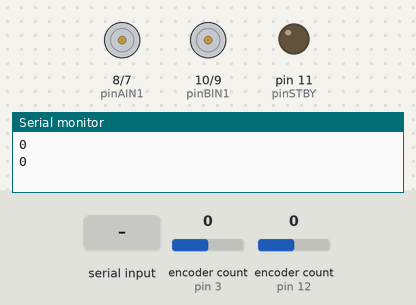
The sketch below on a simulated Arduino Uno, built with avr-gcc and run on an emulated ATmega328P. Shown: motor-driver pin pairs drawn as motors (green arrow = first pin HIGH = forward, orange = second pin HIGH = backward, longer = more drive, scaled by the enable pin, stopped while the standby pin is LOW), output pins drawn as LEDs (lit = HIGH), the last lines printed to the serial monitor. The test bench sets the inputs (shaded band); at power-on: encoder count (sensors on pin 3, pin 12) 0.

Above: at 1.2 s.
1.3 s: "ur\n" received over Serial
At 1.6 s:
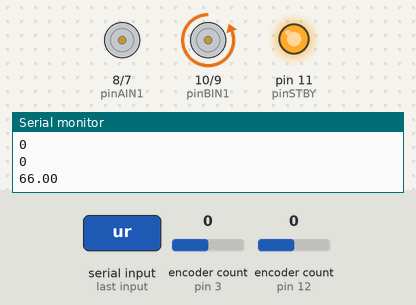
2.8 s: "dl\n" received over Serial
At 3.9 s:
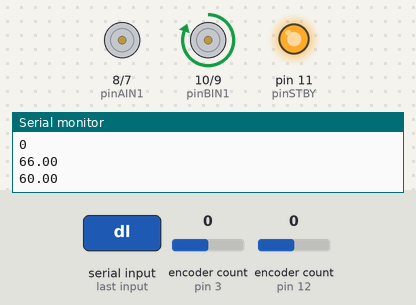
4.3 s: "r90\n" received over Serial
At 5.1 s:
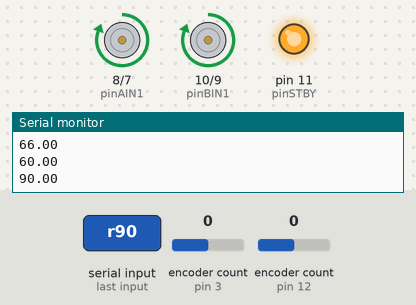
5.8 s: "d,45\n" received over Serial
At 6.2 s:
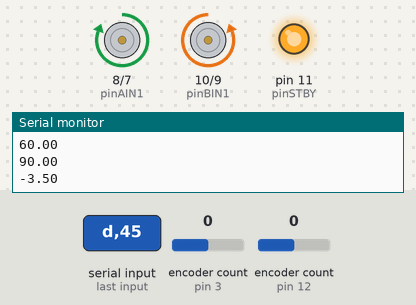
7.3 s: "r,45\n" received over Serial
At 8.5 s:
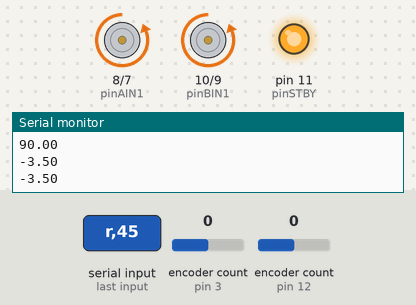
8.8 s: "dr\n" received over Serial
At 9.7 s:
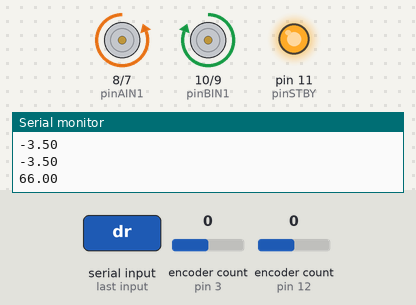
Timing chart, 0 to 11.3 s (numbered marks = the images above; inputs shaded):
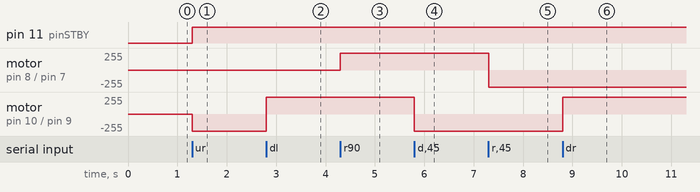

Measured:
- after the input at 1.3 s, pin 11 (pinSTBY): LOW → HIGH at once; motor on pin 10 (pinBIN1) / pin 9 (pinBIN2): stopped → backward 255/255 at once
- after the input at 2.8 s, motor on pin 10 (pinBIN1) / pin 9 (pinBIN2): backward 255/255 → forward 255/255 at once
- after the input at 4.3 s, motor on pin 8 (pinAIN1) / pin 7 (pinAIN2): stopped → forward 255/255 at once
- after the input at 5.8 s, motor on pin 10 (pinBIN1) / pin 9 (pinBIN2): forward 255/255 → backward 255/255 at once
- after the input at 7.3 s, motor on pin 8 (pinAIN1) / pin 7 (pinAIN2): forward 255/255 → backward 255/255 at once
- after the input at 8.8 s, motor on pin 10 (pinBIN1) / pin 9 (pinBIN2): backward 255/255 → forward 255/255 at once

The sketch:

PID-Controller-JND-Distance.ino
```cpp
#include <Encoder.h>
// Encoders
Encoder EncHorizontal(12,13);
Encoder EncVertical(3,4);

long newPositionHorizontal;
long oldPositionHorizontal  = -999;
long newPositionVertical;
long oldPositionVertical  = -999;
/*******Pin Definitions on Arduino UNO*******/

// Motors (connecting to TB6612FNG)
//Motor 1
const int pinAIN1 = 8; //Direction
const int pinAIN2 = 7; //Direction
const int pinPWMA = 6; //Voltage

//Motor 2
const int pinBIN1 = 10; //Direction
const int pinBIN2 = 9; //Direction
const int pinPWMB = 5; //Voltage

//Standby
const int pinSTBY = 11;

//Constants
const int gearRatio = 298;

//Encoder Variables
const unsigned short acceptableCountError = 0;
const unsigned short activationCountError = 1;
bool motorActive;
bool motor2Active;
bool encoder1OutA_CurState, encoder1OutB_CurState, encoder1OutA_PrevState, encoder1OutB_PrevState;
bool encoder2OutA_CurState, encoder2OutB_CurState, encoder2OutA_PrevState, encoder2OutB_PrevState;

//PID control
int targetCount = 0;
int targetCount2 = 0;
int curCount = 0;
int curCount2 = 0;
long integral;
long integral2;

//tuning guidelines: (Voltage feed = Kp*(error) + Ki*error.usPassed + Kd*encoderSpeed)
const int KiActivationErrorRange = 100;
const int KiRange2 = 10;
const float KiRange2Factor = 2;
const int KdActivationErrorRange = 100;

//Kp: error approx 100(small step / 10 motor rounds) -> 10,000(big step) -> around 2.5E-1
//Ki: error approx 1.0E3, total us in transition approx 1.0E6 -> 2.5E-7
//Kd: approx 1.0E-1 encoder counts/us -> 2.5E+3
//const float Kp = 2.5e-1;
//const float Ki = 5e-7;
//const float Kd = -5e3; // negative here to compensate for different speeds when approaching target

const float Kp = 2;
const float Ki = 0.00001;
const float Kd = 0; // negative here to compensate for different speeds when approaching target

//global variables
unsigned long usPassed;
unsigned long usPassed2;
float encoderSpeed = 0;
float encoderSpeed2 = 0;

//Motor variables
int voltageFeed;
int voltageFeed2;
const bool turnDirection = true;  //for motorDrive function
const bool turnDirection2 = true;
const bool motor1 = 0;  //for motorDrive, motorStop, motorBrake functions
const bool motor2 = 1;  //for motorDrive, motorStop, motorBrake functions

String incomingStr;
String vDirection;
String hDirection;
String Direction;
float encoderValue = 89.4f;
int maximalVoltage = 255;

void setup()
{
  Serial.begin(115200); //Sets the data rate in bits per second (baud) for serial data transmission. For communicating with the computer, use one of these rates: 300, 600, 1200, 2400, 4800, 9600, 19200, 28800, 38400, 57600, or 115200
  randomSeed(0);
  //Set the PIN Modes
  pinMode(pinPWMA, OUTPUT);
  pinMode(pinAIN1, OUTPUT);
  pinMode(pinAIN2, OUTPUT);

  pinMode(pinPWMB, OUTPUT);
  pinMode(pinBIN1, OUTPUT);
  pinMode(pinBIN2, OUTPUT);

  pinMode(pinSTBY, OUTPUT);

}

void loop()
{
  readEncoder();
  getusPassed();
  getEncoderSpeed();
  getVoltageFeedFromPID();
  updateMotor();
}

void serialEvent() { //called when data from serial port is available
  char tenDigits;  //十位數
  char digit;      //個位數
  char decPlace;  //小數點後第一位
  int stringLength;
  //0 => 48, 1 => 49, ... , 9 => 57, - => 45
  incomingStr = Serial.readStringUntil('\n');
  stringLength = incomingStr.length();
  Direction = incomingStr[0];

    //個位數有小數點
    if (stringLength == 2) {
      digit = incomingStr[1];
      moveToBalanceLevel(digit - '0');
    }
    //十位數無小數點 or 45度個位數無小數點
    if (stringLength == 3) {
      if ((incomingStr[0] == 'u' || incomingStr[0] == 'd') && (incomingStr[1] == 'r' || incomingStr[1] == 'l' )) {
        Direction = incomingStr[0];
        Direction += incomingStr[1];
        digit = incomingStr[2];
        moveToBalanceLevel(digit - '0');
      }
      else {
        tenDigits = incomingStr[1];
        digit = incomingStr[2];
        moveToBalanceLevel((tenDigits - '0') * 10 + (digit - '0'));
      }
    }
    //個位數值有小數點 or 45度十位數無小數點
    if (stringLength == 4) {
      if ((incomingStr[0] == 'u' || incomingStr[0] == 'd') && (incomingStr[1] == 'r' || incomingStr[1] == 'l' )) {
        Direction = incomingStr[0];
        Direction += incomingStr[1];
        tenDigits = incomingStr[2];
        digit = incomingStr[3];
        moveToBalanceLevel((tenDigits - '0') * 10 + (digit - '0'));
      }
      else {
        digit = incomingStr[1];
        decPlace = incomingStr[3];
        moveToBalanceLevel(float(digit - '0') + (float(decPlace - '0') / 10));
      }
    }
    //十位數值有小數點 or 45度個位數有小數點
    if (stringLength == 5) {
      if ((incomingStr[0] == 'u' || incomingStr[0] == 'd') && (incomingStr[1] == 'r' || incomingStr[1] == 'l' )) {
        Direction = incomingStr[0];
        Direction += incomingStr[1];
        digit = incomingStr[2];
        decPlace = incomingStr[4];
        moveToBalanceLevel(float(digit - '0') + (float(decPlace - '0') / 10));
      }
      else {
        tenDigits = incomingStr[1];
        digit = incomingStr[2];
        decPlace = incomingStr[4];
        moveToBalanceLevel(float((tenDigits - '0') * 10) + (float(digit - '0')) + (float(decPlace - '0') / 10));
      }
    }
    // 45度十位數有小數點
    if (stringLength == 6) {
      Direction = incomingStr[0];
      Direction += incomingStr[1];
      tenDigits = incomingStr[2];
      digit = incomingStr[3];
      decPlace = incomingStr[5];
      moveToBalanceLevel(float((tenDigits - '0') * 10) + (float(digit - '0')) + (float(decPlace - '0') / 10));
    }


}

void moveToBalanceLevel(float bal)
{
  Serial.println(bal);
  // move right or left
  if (Direction == "r" || Direction == "l") {
    if (Direction == "r") {
      targetCount = bal * encoderValue;
    }
    else if (Direction == "l") {
      targetCount = -bal * encoderValue;
    }
    integral = 0; //reset integral in PID control
    motorActive = true;
  }

  // move up or down
  if (Direction == "u" || Direction == "d") {
    if (Direction == "u") {
      targetCount2 = bal * encoderValue;
    }
    else if (Direction == "d") {
      targetCount2 = -bal * encoderValue;
    }
    integral2 = 0; //reset integral in PID control
    motor2Active = true;
  }

  // move 45 degree
  if (Direction == "ur" || Direction == "ul" || Direction == "dr" || Direction == "dl") {
    if (Direction == "ur") {
      targetCount =  bal * encoderValue;
      targetCount2 = bal * encoderValue;
    }
    if (Direction == "ul") {
      targetCount = -bal * encoderValue;
      targetCount2 = bal * encoderValue;
    }
    if (Direction == "dr") {
      targetCount =  bal * encoderValue;
      targetCount2 = -bal * encoderValue;
    }
    if (Direction == "dl") {
      targetCount =  -bal * encoderValue;
      targetCount2 = -bal * encoderValue;
    }
    integral = 0; //reset integral in PID control
    motorActive = true;
    integral2 = 0; //reset integral in PID control
    motor2Active = true;
  }
}

void getVoltageFeedFromPID()
{
  int error;
  float I, D;

  error = targetCount - newPositionHorizontal;
  // Integral
  if (abs(error) < KiActivationErrorRange) {
    integral += error * usPassed;
    if (abs(error) < KiRange2) {
      I = Ki * KiRange2Factor * integral;
    } else {
      I = Ki * integral;
    }
  } else {
    integral = 0;
    I = 0;
  }
  //Derivative
  if (abs(error) < KdActivationErrorRange) {
    D = Kd * encoderSpeed;
  } else {
    D = 0;
  }

  //Derive driving voltage
  if (abs(targetCount - newPositionHorizontal) > activationCountError) {
    motorActive = true;
  }
  if (abs(targetCount - newPositionHorizontal) > acceptableCountError && motorActive) { // after motor has reached acceptableCountError, the error needs to excceed activationCountError to start the motor again.
    voltageFeed = Kp * (error) + I + D;

    if (voltageFeed > 0) {
      if (voltageFeed > maximalVoltage) {
        voltageFeed = maximalVoltage;
      }
      //motorDrive(motor1, turnDirection, voltageFeed);
    } else {
      if (voltageFeed < -maximalVoltage) {
        voltageFeed = -maximalVoltage;
      }
      //motorDrive(motor1, !turnDirection, -voltageFeed);
    }
  } else {
    integral = 0;
    voltageFeed = 0;
  }

  /////////////////
  int error2;
  float I2, D2;

  error2 = targetCount2 - newPositionVertical;
  // Integral
  if (abs(error2) < KiActivationErrorRange) {
    integral2 += error2 * usPassed2;
    if (abs(error2) < KiRange2) {
      I2 = Ki * KiRange2Factor * integral2;
    } else {
      I2 = Ki * integral2;
    }
  } else {
    integral2 = 0;
    I2 = 0;
  }
  //Derivative
  if (abs(error2) < KdActivationErrorRange) {
    D2 = Kd * encoderSpeed2;
  } else {
    D2 = 0;
  }

  //Derive driving voltage
  if (abs(targetCount2 - newPositionVertical) > activationCountError) {
    motor2Active = true;
  }
  if (abs(targetCount2 - newPositionVertical) > acceptableCountError && motor2Active) { // after motor has reached acceptableCountError, the error needs to excceed activationCountError to start the motor again.
    voltageFeed2 = Kp * (error2) + I2 + D2;

    if (voltageFeed2 > 0) {
      if (voltageFeed2 > maximalVoltage) {
        voltageFeed2 = maximalVoltage;
      }
      //motorDrive(motor1, turnDirection, voltageFeed);
    } else {
      if (voltageFeed2 < -maximalVoltage) {
        voltageFeed2 = -maximalVoltage;
      }
      //motorDrive(motor1, !turnDirection, -voltageFeed);
    }
  } else {
    integral2 = 0;
    voltageFeed2 = 0;
  }
}

void updateMotor() {
  if (Direction == "r" || Direction == "l") {
    if (voltageFeed > 0) {
      motorDrive(motor1, turnDirection, voltageFeed);
    } else if (voltageFeed < 0) {
      motorDrive(motor1, !turnDirection, -voltageFeed);
    }
    else  {
      motorActive = false;
      motorStop(motor1);
      motorsStandby();
    }
  }
  else if (Direction == "u" || Direction == "d") {
    if (voltageFeed2 > 0) {
      motorDrive(motor2, turnDirection2, voltageFeed2);
    } else if (voltageFeed2 < 0) {
      motorDrive(motor2, !turnDirection2, -voltageFeed2);
    }
    else {
      motor2Active = false;
      motorStop(motor2);
      motorsStandby();
    }
  }

  else if (Direction == "ur" || Direction == "dr" || Direction == "ul" || Direction == "dl") {
    if (voltageFeed > 0) {
      motorDrive(motor1, turnDirection, voltageFeed);
    } else if (voltageFeed < 0) {
      motorDrive(motor1, !turnDirection, -voltageFeed);
    }
    else  {
      motorActive = false;
      motorStop(motor1);
      motorsStandby();
    }
    if (voltageFeed2 > 0) {
      motorDrive(motor2, turnDirection2, voltageFeed2);
    } else if (voltageFeed2 < 0) {
      motorDrive(motor2, !turnDirection2, -voltageFeed2);
    }
    else {
      motor2Active = false;
      motorStop(motor2);
      motorsStandby();
    }
  }
}

void getusPassed() {
  static unsigned long prevTime = 0;
  unsigned long curTime;
  static unsigned long prevTime2 = 0;
  unsigned long curTime2;

  curTime = micros();
  usPassed = curTime - prevTime;
  prevTime = curTime;

  curTime2 = micros();
  usPassed2 = curTime2 - prevTime2;
  prevTime2 = curTime2;
}

void getEncoderSpeed() {
  static unsigned long usPassedBetweenEncoderReadings = 0;
  static int prevCount = 0;
  float newSpeed;
  static unsigned long usPassed2BetweenEncoderReadings = 0;
  static int prevCount2 = 0;
  float newSpeed2;

  usPassedBetweenEncoderReadings += usPassed;
  if (usPassed > 1000) {
    newSpeed = (float)(curCount - prevCount) * 0.001;
    prevCount = curCount;
    usPassedBetweenEncoderReadings -= 1000;
    encoderSpeed = encoderSpeed * 0.8 + (newSpeed) * 0.2;
  }

  usPassed2BetweenEncoderReadings += usPassed2;
  if (usPassed2 > 1000) {
    newSpeed2 = (float)(curCount2 - prevCount2) * 0.001;
    prevCount2 = curCount2;
    usPassed2BetweenEncoderReadings -= 1000;
    encoderSpeed2 = encoderSpeed2 * 0.8 + (newSpeed2) * 0.2;
  }
}

void readEncoder()
{

   newPositionHorizontal = EncHorizontal.read();
  if (newPositionHorizontal != oldPositionHorizontal) {
    oldPositionHorizontal = newPositionHorizontal;
    Serial.println(newPositionHorizontal);
  }

   newPositionVertical = EncVertical.read();
  if (newPositionVertical != oldPositionVertical) {
    oldPositionVertical = newPositionVertical;
    Serial.println(newPositionVertical);
  }
}


void motorDrive(bool motorNumber, bool motorDirection, unsigned short motorVoltage)
{
  /*
    This Drives a specified motor, in a specific direction, at a specified Voltage:
    - motorNumber: motor1 or motor2 ---> Motor 1 or Motor 2
    - motorDirection: turnCW or turnCCW ---> clockwise or counter-clockwise
    - motorVoltage: 0 to 255 ---> 0 = stop / 255 = fast
  */

  bool pinIn1;  //Relates to AIN1 or BIN1 (depending on the motor number specified)


  //Specify the Direction to turn the motor
  //Clockwise: AIN1/BIN1 = HIGH and AIN2/BIN2 = LOW
  //Counter-Clockwise: AIN1/BIN1 = LOW and AIN2/BIN2 = HIGH
  if (motorDirection == true)
    pinIn1 = HIGH;
  else
    pinIn1 = LOW;

  //Select the motor to turn, and set the direction and the Voltage
  if (motorNumber == motor1)
  {
    digitalWrite(pinAIN1, pinIn1);
    digitalWrite(pinAIN2, !pinIn1);  //This is the opposite of the AIN1
    analogWrite(pinPWMA, motorVoltage);
  }
  else
  {
    digitalWrite(pinBIN1, !pinIn1);
    digitalWrite(pinBIN2, pinIn1);  //This is the opposite of the BIN1
    analogWrite(pinPWMB, motorVoltage);
  }


  //Finally , make sure STBY is disabled - pull it HIGH
  digitalWrite(pinSTBY, HIGH);

}

void motorBrake(bool motorNumber)
{
  /*
    This "Short Brake"s the specified motor, by setting Voltage to zero
  */

  if (motorNumber == motor1)
    analogWrite(pinPWMA, 0);
  else
    analogWrite(pinPWMB, 0);

}


void motorStop(bool motorNumber)
{
  /*
    This stops the specified motor by setting both IN pins to LOW
  */
  if (motorNumber == motor1) {
    digitalWrite(pinAIN1, LOW);
    digitalWrite(pinAIN2, LOW);
  }
  else
  {
    digitalWrite(pinBIN1, LOW);
    digitalWrite(pinBIN2, LOW);
  }
}


void motorsStandby()
{
  /*
    This puts the motors into Standby Mode
  */
  digitalWrite(pinSTBY, LOW);
}

String getValue(String data, char separator, int index)
{
  int found = 0;
  int strIndex[] = {0, -1};
  int maxIndex = data.length() - 1;

  for (int i = 0; i <= maxIndex && found <= index; i++) {
    if (data.charAt(i) == separator || i == maxIndex) {
      found++;
      strIndex[0] = strIndex[1] + 1;
      strIndex[1] = (i == maxIndex) ? i + 1 : i;
    }
  }

  return found > index ? data.substring(strIndex[0], strIndex[1]) : "";
}
```
